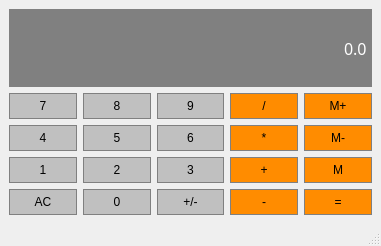
<?xml version="1.0" encoding="UTF-8"?>
<ui version="4.0">
 <class>Calculator</class>
 <widget class="QMainWindow" name="Calculator">
  <property name="geometry">
   <rect>
    <x>0</x>
    <y>0</y>
    <width>381</width>
    <height>246</height>
   </rect>
  </property>
  <property name="windowTitle">
   <string>Calculator</string>
  </property>
  <widget class="QWidget" name="centralwidget">
   <layout class="QGridLayout" name="gridLayout">
    <item row="2" column="2">
     <widget class="QPushButton" name="Button6">
      <property name="sizePolicy">
       <sizepolicy hsizetype="Preferred" vsizetype="Preferred">
        <horstretch>0</horstretch>
        <verstretch>0</verstretch>
       </sizepolicy>
      </property>
      <property name="styleSheet">
       <string notr="true">QPushButton{
background-color: #C0C0C0;
border: 1px solid gray;
padding: 5px;
}

QPushButton:pressed{
background-color: #A9A9A9;
border: 1px solid gray;
padding: 5px;
}</string>
      </property>
      <property name="text">
       <string>6</string>
      </property>
     </widget>
    </item>
    <item row="2" column="3">
     <widget class="QPushButton" name="Multiply">
      <property name="sizePolicy">
       <sizepolicy hsizetype="Preferred" vsizetype="Preferred">
        <horstretch>0</horstretch>
        <verstretch>0</verstretch>
       </sizepolicy>
      </property>
      <property name="styleSheet">
       <string notr="true">QPushButton{
background-color: #FF8C00;
border: 1px solid gray;
padding: 5px;
}

QPushButton:pressed{
background-color: #A9A9A9;
border: 1px solid gray;
padding: 5px;
}</string>
      </property>
      <property name="text">
       <string>*</string>
      </property>
     </widget>
    </item>
    <item row="3" column="4">
     <widget class="QPushButton" name="Memget">
      <property name="sizePolicy">
       <sizepolicy hsizetype="Preferred" vsizetype="Preferred">
        <horstretch>0</horstretch>
        <verstretch>0</verstretch>
       </sizepolicy>
      </property>
      <property name="styleSheet">
       <string notr="true">QPushButton{
background-color: #FF8C00;
border: 1px solid gray;
padding: 5px;
}

QPushButton:pressed{
background-color: #A9A9A9;
border: 1px solid gray;
padding: 5px;
}</string>
      </property>
      <property name="text">
       <string>M</string>
      </property>
     </widget>
    </item>
    <item row="1" column="0">
     <widget class="QPushButton" name="Button7">
      <property name="sizePolicy">
       <sizepolicy hsizetype="Preferred" vsizetype="Preferred">
        <horstretch>0</horstretch>
        <verstretch>0</verstretch>
       </sizepolicy>
      </property>
      <property name="styleSheet">
       <string notr="true">QPushButton{
background-color: #C0C0C0;
border: 1px solid gray;
padding: 5px;
}

QPushButton:pressed{
background-color: #A9A9A9;
border: 1px solid gray;
padding: 5px;
}</string>
      </property>
      <property name="text">
       <string>7</string>
      </property>
     </widget>
    </item>
    <item row="1" column="3">
     <widget class="QPushButton" name="Divide">
      <property name="sizePolicy">
       <sizepolicy hsizetype="Preferred" vsizetype="Preferred">
        <horstretch>0</horstretch>
        <verstretch>0</verstretch>
       </sizepolicy>
      </property>
      <property name="styleSheet">
       <string notr="true">QPushButton{
background-color: #FF8C00;
border: 1px solid gray;
padding: 5px;
}

QPushButton:pressed{
background-color: #A9A9A9;
border: 1px solid gray;
padding: 5px;
}</string>
      </property>
      <property name="text">
       <string>/</string>
      </property>
     </widget>
    </item>
    <item row="1" column="2">
     <widget class="QPushButton" name="Button9">
      <property name="sizePolicy">
       <sizepolicy hsizetype="Preferred" vsizetype="Preferred">
        <horstretch>0</horstretch>
        <verstretch>0</verstretch>
       </sizepolicy>
      </property>
      <property name="styleSheet">
       <string notr="true">QPushButton{
background-color: #C0C0C0;
border: 1px solid gray;
padding: 5px;
}

QPushButton:pressed{
background-color: #A9A9A9;
border: 1px solid gray;
padding: 5px;
}</string>
      </property>
      <property name="text">
       <string>9</string>
      </property>
     </widget>
    </item>
    <item row="3" column="3">
     <widget class="QPushButton" name="Add">
      <property name="sizePolicy">
       <sizepolicy hsizetype="Preferred" vsizetype="Preferred">
        <horstretch>0</horstretch>
        <verstretch>0</verstretch>
       </sizepolicy>
      </property>
      <property name="styleSheet">
       <string notr="true">QPushButton{
background-color: #FF8C00;
border: 1px solid gray;
padding: 5px;
}

QPushButton:pressed{
background-color: #A9A9A9;
border: 1px solid gray;
padding: 5px;
}</string>
      </property>
      <property name="text">
       <string>+</string>
      </property>
     </widget>
    </item>
    <item row="1" column="1">
     <widget class="QPushButton" name="Button8">
      <property name="sizePolicy">
       <sizepolicy hsizetype="Preferred" vsizetype="Preferred">
        <horstretch>0</horstretch>
        <verstretch>0</verstretch>
       </sizepolicy>
      </property>
      <property name="styleSheet">
       <string notr="true">QPushButton{
background-color: #C0C0C0;
border: 1px solid gray;
padding: 5px;
}

QPushButton:pressed{
background-color: #A9A9A9;
border: 1px solid gray;
padding: 5px;
}</string>
      </property>
      <property name="text">
       <string>8</string>
      </property>
     </widget>
    </item>
    <item row="3" column="1">
     <widget class="QPushButton" name="Button2">
      <property name="sizePolicy">
       <sizepolicy hsizetype="Preferred" vsizetype="Preferred">
        <horstretch>0</horstretch>
        <verstretch>0</verstretch>
       </sizepolicy>
      </property>
      <property name="styleSheet">
       <string notr="true">QPushButton{
background-color: #C0C0C0;
border: 1px solid gray;
padding: 5px;
}

QPushButton:pressed{
background-color: #A9A9A9;
border: 1px solid gray;
padding: 5px;
}</string>
      </property>
      <property name="text">
       <string>2</string>
      </property>
     </widget>
    </item>
    <item row="2" column="1">
     <widget class="QPushButton" name="Button5">
      <property name="sizePolicy">
       <sizepolicy hsizetype="Preferred" vsizetype="Preferred">
        <horstretch>0</horstretch>
        <verstretch>0</verstretch>
       </sizepolicy>
      </property>
      <property name="styleSheet">
       <string notr="true">QPushButton{
background-color: #C0C0C0;
border: 1px solid gray;
padding: 5px;
}

QPushButton:pressed{
background-color: #A9A9A9;
border: 1px solid gray;
padding: 5px;
}</string>
      </property>
      <property name="text">
       <string>5</string>
      </property>
     </widget>
    </item>
    <item row="3" column="2">
     <widget class="QPushButton" name="Button3">
      <property name="sizePolicy">
       <sizepolicy hsizetype="Preferred" vsizetype="Preferred">
        <horstretch>0</horstretch>
        <verstretch>0</verstretch>
       </sizepolicy>
      </property>
      <property name="styleSheet">
       <string notr="true">QPushButton{
background-color: #C0C0C0;
border: 1px solid gray;
padding: 5px;
}

QPushButton:pressed{
background-color: #A9A9A9;
border: 1px solid gray;
padding: 5px;
}</string>
      </property>
      <property name="text">
       <string>3</string>
      </property>
     </widget>
    </item>
    <item row="2" column="4">
     <widget class="QPushButton" name="MemClear">
      <property name="sizePolicy">
       <sizepolicy hsizetype="Preferred" vsizetype="Preferred">
        <horstretch>0</horstretch>
        <verstretch>0</verstretch>
       </sizepolicy>
      </property>
      <property name="styleSheet">
       <string notr="true">QPushButton{
background-color: #FF8C00;
border: 1px solid gray;
padding: 5px;
}

QPushButton:pressed{
background-color: #A9A9A9;
border: 1px solid gray;
padding: 5px;
}</string>
      </property>
      <property name="text">
       <string>M-</string>
      </property>
     </widget>
    </item>
    <item row="1" column="4">
     <widget class="QPushButton" name="MemAdd">
      <property name="sizePolicy">
       <sizepolicy hsizetype="Preferred" vsizetype="Preferred">
        <horstretch>0</horstretch>
        <verstretch>0</verstretch>
       </sizepolicy>
      </property>
      <property name="styleSheet">
       <string notr="true">QPushButton{
background-color: #FF8C00;
border: 1px solid gray;
padding: 5px;
}

QPushButton:pressed{
background-color: #A9A9A9;
border: 1px solid gray;
padding: 5px;
}</string>
      </property>
      <property name="text">
       <string>M+</string>
      </property>
     </widget>
    </item>
    <item row="3" column="0">
     <widget class="QPushButton" name="Button1">
      <property name="sizePolicy">
       <sizepolicy hsizetype="Preferred" vsizetype="Preferred">
        <horstretch>0</horstretch>
        <verstretch>0</verstretch>
       </sizepolicy>
      </property>
      <property name="styleSheet">
       <string notr="true">QPushButton{
background-color: #C0C0C0;
border: 1px solid gray;
padding: 5px;
}

QPushButton:pressed{
background-color: #A9A9A9;
border: 1px solid gray;
padding: 5px;
}</string>
      </property>
      <property name="text">
       <string>1</string>
      </property>
     </widget>
    </item>
    <item row="2" column="0">
     <widget class="QPushButton" name="Button4">
      <property name="sizePolicy">
       <sizepolicy hsizetype="Preferred" vsizetype="Preferred">
        <horstretch>0</horstretch>
        <verstretch>0</verstretch>
       </sizepolicy>
      </property>
      <property name="styleSheet">
       <string notr="true">QPushButton{
background-color: #C0C0C0;
border: 1px solid gray;
padding: 5px;
}

QPushButton:pressed{
background-color: #A9A9A9;
border: 1px solid gray;
padding: 5px;
}</string>
      </property>
      <property name="text">
       <string>4</string>
      </property>
     </widget>
    </item>
    <item row="4" column="0">
     <widget class="QPushButton" name="Clear">
      <property name="sizePolicy">
       <sizepolicy hsizetype="Preferred" vsizetype="Preferred">
        <horstretch>0</horstretch>
        <verstretch>0</verstretch>
       </sizepolicy>
      </property>
      <property name="styleSheet">
       <string notr="true">QPushButton{
background-color: #C0C0C0;
border: 1px solid gray;
padding: 5px;
}

QPushButton:pressed{
background-color: #A9A9A9;
border: 1px solid gray;
padding: 5px;
}</string>
      </property>
      <property name="text">
       <string>AC</string>
      </property>
     </widget>
    </item>
    <item row="4" column="1">
     <widget class="QPushButton" name="Button0">
      <property name="sizePolicy">
       <sizepolicy hsizetype="Preferred" vsizetype="Preferred">
        <horstretch>0</horstretch>
        <verstretch>0</verstretch>
       </sizepolicy>
      </property>
      <property name="styleSheet">
       <string notr="true">QPushButton{
background-color: #C0C0C0;
border: 1px solid gray;
padding: 5px;
}

QPushButton:pressed{
background-color: #A9A9A9;
border: 1px solid gray;
padding: 5px;
}</string>
      </property>
      <property name="text">
       <string>0</string>
      </property>
     </widget>
    </item>
    <item row="4" column="2">
     <widget class="QPushButton" name="ChangeSign">
      <property name="sizePolicy">
       <sizepolicy hsizetype="Preferred" vsizetype="Preferred">
        <horstretch>0</horstretch>
        <verstretch>0</verstretch>
       </sizepolicy>
      </property>
      <property name="styleSheet">
       <string notr="true">QPushButton{
background-color: #C0C0C0;
border: 1px solid gray;
padding: 5px;
}

QPushButton:pressed{
background-color: #A9A9A9;
border: 1px solid gray;
padding: 5px;
}</string>
      </property>
      <property name="text">
       <string>+/-</string>
      </property>
     </widget>
    </item>
    <item row="4" column="3">
     <widget class="QPushButton" name="Subtract">
      <property name="sizePolicy">
       <sizepolicy hsizetype="Preferred" vsizetype="Preferred">
        <horstretch>0</horstretch>
        <verstretch>0</verstretch>
       </sizepolicy>
      </property>
      <property name="styleSheet">
       <string notr="true">QPushButton{
background-color: #FF8C00;
border: 1px solid gray;
padding: 5px;
}

QPushButton:pressed{
background-color: #A9A9A9;
border: 1px solid gray;
padding: 5px;
}</string>
      </property>
      <property name="text">
       <string>-</string>
      </property>
     </widget>
    </item>
    <item row="4" column="4">
     <widget class="QPushButton" name="Equals">
      <property name="sizePolicy">
       <sizepolicy hsizetype="Preferred" vsizetype="Preferred">
        <horstretch>0</horstretch>
        <verstretch>0</verstretch>
       </sizepolicy>
      </property>
      <property name="styleSheet">
       <string notr="true">QPushButton{
background-color: #FF8C00;
border: 1px solid gray;
padding: 5px;
}

QPushButton:pressed{
background-color: #A9A9A9;
border: 1px solid gray;
padding: 5px;
}</string>
      </property>
      <property name="text">
       <string>=</string>
      </property>
     </widget>
    </item>
    <item row="0" column="0" colspan="5">
     <widget class="QLineEdit" name="Display">
      <property name="sizePolicy">
       <sizepolicy hsizetype="Preferred" vsizetype="Expanding">
        <horstretch>0</horstretch>
        <verstretch>0</verstretch>
       </sizepolicy>
      </property>
      <property name="font">
       <font>
        <family>OCR A Extended</family>
        <pointsize>12</pointsize>
       </font>
      </property>
      <property name="styleSheet">
       <string notr="true">QLineEdit{
background-color: gray;
border: 1px solid gray;
color: #ffffff
}</string>
      </property>
      <property name="text">
       <string>0.0</string>
      </property>
      <property name="alignment">
       <set>Qt::AlignRight|Qt::AlignTrailing|Qt::AlignVCenter</set>
      </property>
     </widget>
    </item>
   </layout>
  </widget>
  <widget class="QMenuBar" name="menubar">
   <property name="geometry">
    <rect>
     <x>0</x>
     <y>0</y>
     <width>381</width>
     <height>21</height>
    </rect>
   </property>
  </widget>
  <widget class="QStatusBar" name="statusbar"/>
 </widget>
 <resources/>
 <connections/>
</ui>
